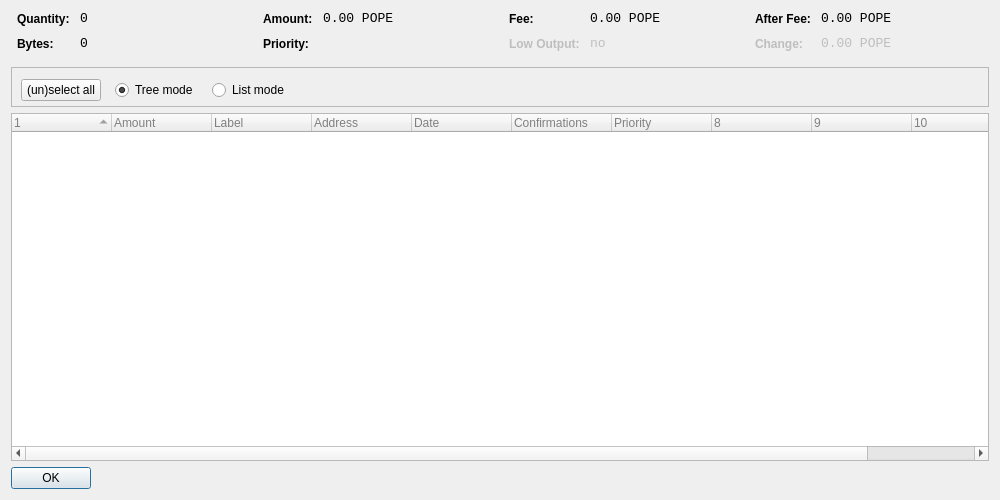
<?xml version="1.0" encoding="UTF-8"?>
<ui version="4.0">
 <class>CoinControlDialog</class>
 <widget class="QDialog" name="CoinControlDialog">
  <property name="geometry">
   <rect>
    <x>0</x>
    <y>0</y>
    <width>1000</width>
    <height>500</height>
   </rect>
  </property>
  <property name="windowTitle">
   <string>Coin Control</string>
  </property>
  <layout class="QVBoxLayout" name="verticalLayout">
   <item>
    <layout class="QHBoxLayout" name="horizontalLayoutTop" stretch="0,0,0,0">
     <property name="topMargin">
      <number>0</number>
     </property>
     <property name="bottomMargin">
      <number>10</number>
     </property>
     <item>
      <layout class="QFormLayout" name="formLayoutCoinControl1">
       <property name="horizontalSpacing">
        <number>10</number>
       </property>
       <property name="verticalSpacing">
        <number>10</number>
       </property>
       <property name="leftMargin">
        <number>6</number>
       </property>
       <property name="rightMargin">
        <number>6</number>
       </property>
       <item row="0" column="0">
        <widget class="QLabel" name="labelCoinControlQuantityText">
         <property name="styleSheet">
          <string notr="true">font-weight:bold;</string>
         </property>
         <property name="text">
          <string>Quantity:</string>
         </property>
        </widget>
       </item>
       <item row="0" column="1">
        <widget class="QLabel" name="labelCoinControlQuantity">
         <property name="font">
          <font>
           <family>Monospace</family>
           <pointsize>10</pointsize>
          </font>
         </property>
         <property name="cursor">
          <cursorShape>IBeamCursor</cursorShape>
         </property>
         <property name="contextMenuPolicy">
          <enum>Qt::ActionsContextMenu</enum>
         </property>
         <property name="text">
          <string notr="true">0</string>
         </property>
         <property name="textInteractionFlags">
          <set>Qt::LinksAccessibleByMouse|Qt::TextSelectableByKeyboard|Qt::TextSelectableByMouse</set>
         </property>
        </widget>
       </item>
       <item row="1" column="0">
        <widget class="QLabel" name="labelCoinControlBytesText">
         <property name="styleSheet">
          <string notr="true">font-weight:bold;</string>
         </property>
         <property name="text">
          <string>Bytes:</string>
         </property>
        </widget>
       </item>
       <item row="1" column="1">
        <widget class="QLabel" name="labelCoinControlBytes">
         <property name="font">
          <font>
           <family>Monospace</family>
           <pointsize>10</pointsize>
          </font>
         </property>
         <property name="cursor">
          <cursorShape>IBeamCursor</cursorShape>
         </property>
         <property name="contextMenuPolicy">
          <enum>Qt::ActionsContextMenu</enum>
         </property>
         <property name="text">
          <string notr="true">0</string>
         </property>
         <property name="textInteractionFlags">
          <set>Qt::LinksAccessibleByMouse|Qt::TextSelectableByKeyboard|Qt::TextSelectableByMouse</set>
         </property>
        </widget>
       </item>
      </layout>
     </item>
     <item>
      <layout class="QFormLayout" name="formLayoutCoinControl2">
       <property name="horizontalSpacing">
        <number>10</number>
       </property>
       <property name="verticalSpacing">
        <number>10</number>
       </property>
       <property name="leftMargin">
        <number>6</number>
       </property>
       <property name="rightMargin">
        <number>6</number>
       </property>
       <item row="0" column="0">
        <widget class="QLabel" name="labelCoinControlAmountText">
         <property name="styleSheet">
          <string notr="true">font-weight:bold;</string>
         </property>
         <property name="text">
          <string>Amount:</string>
         </property>
        </widget>
       </item>
       <item row="0" column="1">
        <widget class="QLabel" name="labelCoinControlAmount">
         <property name="font">
          <font>
           <family>Monospace</family>
           <pointsize>10</pointsize>
          </font>
         </property>
         <property name="cursor">
          <cursorShape>IBeamCursor</cursorShape>
         </property>
         <property name="contextMenuPolicy">
          <enum>Qt::ActionsContextMenu</enum>
         </property>
         <property name="text">
          <string notr="true">0.00 POPE</string>
         </property>
         <property name="textInteractionFlags">
          <set>Qt::LinksAccessibleByMouse|Qt::TextSelectableByKeyboard|Qt::TextSelectableByMouse</set>
         </property>
        </widget>
       </item>
       <item row="1" column="0">
        <widget class="QLabel" name="labelCoinControlPriorityText">
         <property name="styleSheet">
          <string notr="true">font-weight:bold;</string>
         </property>
         <property name="text">
          <string>Priority:</string>
         </property>
        </widget>
       </item>
       <item row="1" column="1">
        <widget class="QLabel" name="labelCoinControlPriority">
         <property name="font">
          <font>
           <family>Monospace</family>
           <pointsize>10</pointsize>
          </font>
         </property>
         <property name="cursor">
          <cursorShape>IBeamCursor</cursorShape>
         </property>
         <property name="contextMenuPolicy">
          <enum>Qt::ActionsContextMenu</enum>
         </property>
         <property name="text">
          <string/>
         </property>
         <property name="textInteractionFlags">
          <set>Qt::LinksAccessibleByMouse|Qt::TextSelectableByKeyboard|Qt::TextSelectableByMouse</set>
         </property>
        </widget>
       </item>
      </layout>
     </item>
     <item>
      <layout class="QFormLayout" name="formLayoutCoinControl3">
       <property name="horizontalSpacing">
        <number>10</number>
       </property>
       <property name="verticalSpacing">
        <number>10</number>
       </property>
       <property name="leftMargin">
        <number>6</number>
       </property>
       <property name="rightMargin">
        <number>6</number>
       </property>
       <item row="0" column="0">
        <widget class="QLabel" name="labelCoinControlFeeText">
         <property name="styleSheet">
          <string notr="true">font-weight:bold;</string>
         </property>
         <property name="text">
          <string>Fee:</string>
         </property>
        </widget>
       </item>
       <item row="0" column="1">
        <widget class="QLabel" name="labelCoinControlFee">
         <property name="font">
          <font>
           <family>Monospace</family>
           <pointsize>10</pointsize>
          </font>
         </property>
         <property name="cursor">
          <cursorShape>IBeamCursor</cursorShape>
         </property>
         <property name="contextMenuPolicy">
          <enum>Qt::ActionsContextMenu</enum>
         </property>
         <property name="text">
          <string notr="true">0.00 POPE</string>
         </property>
         <property name="textInteractionFlags">
          <set>Qt::LinksAccessibleByMouse|Qt::TextSelectableByKeyboard|Qt::TextSelectableByMouse</set>
         </property>
        </widget>
       </item>
       <item row="1" column="0">
        <widget class="QLabel" name="labelCoinControlLowOutputText">
         <property name="enabled">
          <bool>false</bool>
         </property>
         <property name="styleSheet">
          <string notr="true">font-weight:bold;</string>
         </property>
         <property name="text">
          <string>Low Output:</string>
         </property>
        </widget>
       </item>
       <item row="1" column="1">
        <widget class="QLabel" name="labelCoinControlLowOutput">
         <property name="enabled">
          <bool>false</bool>
         </property>
         <property name="font">
          <font>
           <family>Monospace</family>
           <pointsize>10</pointsize>
          </font>
         </property>
         <property name="cursor">
          <cursorShape>IBeamCursor</cursorShape>
         </property>
         <property name="contextMenuPolicy">
          <enum>Qt::ActionsContextMenu</enum>
         </property>
         <property name="text">
          <string notr="true">no</string>
         </property>
         <property name="textInteractionFlags">
          <set>Qt::LinksAccessibleByMouse|Qt::TextSelectableByKeyboard|Qt::TextSelectableByMouse</set>
         </property>
        </widget>
       </item>
      </layout>
     </item>
     <item>
      <layout class="QFormLayout" name="formLayoutCoinControl4">
       <property name="horizontalSpacing">
        <number>10</number>
       </property>
       <property name="verticalSpacing">
        <number>10</number>
       </property>
       <property name="leftMargin">
        <number>6</number>
       </property>
       <property name="rightMargin">
        <number>6</number>
       </property>
       <item row="0" column="0">
        <widget class="QLabel" name="labelCoinControlAfterFeeText">
         <property name="styleSheet">
          <string notr="true">font-weight:bold;</string>
         </property>
         <property name="text">
          <string>After Fee:</string>
         </property>
        </widget>
       </item>
       <item row="0" column="1">
        <widget class="QLabel" name="labelCoinControlAfterFee">
         <property name="font">
          <font>
           <family>Monospace</family>
           <pointsize>10</pointsize>
          </font>
         </property>
         <property name="cursor">
          <cursorShape>IBeamCursor</cursorShape>
         </property>
         <property name="contextMenuPolicy">
          <enum>Qt::ActionsContextMenu</enum>
         </property>
         <property name="text">
          <string notr="true">0.00 POPE</string>
         </property>
         <property name="textInteractionFlags">
          <set>Qt::LinksAccessibleByMouse|Qt::TextSelectableByKeyboard|Qt::TextSelectableByMouse</set>
         </property>
        </widget>
       </item>
       <item row="1" column="0">
        <widget class="QLabel" name="labelCoinControlChangeText">
         <property name="enabled">
          <bool>false</bool>
         </property>
         <property name="styleSheet">
          <string notr="true">font-weight:bold;</string>
         </property>
         <property name="text">
          <string>Change:</string>
         </property>
        </widget>
       </item>
       <item row="1" column="1">
        <widget class="QLabel" name="labelCoinControlChange">
         <property name="enabled">
          <bool>false</bool>
         </property>
         <property name="font">
          <font>
           <family>Monospace</family>
           <pointsize>10</pointsize>
          </font>
         </property>
         <property name="cursor">
          <cursorShape>IBeamCursor</cursorShape>
         </property>
         <property name="contextMenuPolicy">
          <enum>Qt::ActionsContextMenu</enum>
         </property>
         <property name="text">
          <string notr="true">0.00 POPE</string>
         </property>
         <property name="textInteractionFlags">
          <set>Qt::LinksAccessibleByMouse|Qt::TextSelectableByKeyboard|Qt::TextSelectableByMouse</set>
         </property>
        </widget>
       </item>
      </layout>
     </item>
    </layout>
   </item>
   <item>
    <widget class="QFrame" name="frame">
     <property name="minimumSize">
      <size>
       <width>182</width>
       <height>40</height>
      </size>
     </property>
     <property name="frameShape">
      <enum>QFrame::StyledPanel</enum>
     </property>
     <property name="frameShadow">
      <enum>QFrame::Sunken</enum>
     </property>
     <widget class="QWidget" name="horizontalLayoutWidget">
      <property name="geometry">
       <rect>
        <x>10</x>
        <y>0</y>
        <width>781</width>
        <height>47</height>
       </rect>
      </property>
      <layout class="QHBoxLayout" name="horizontalLayoutPanel" stretch="0,0,0,0">
       <property name="spacing">
        <number>14</number>
       </property>
       <item>
        <widget class="QPushButton" name="pushButtonSelectAll">
         <property name="sizePolicy">
          <sizepolicy hsizetype="Maximum" vsizetype="Fixed">
           <horstretch>0</horstretch>
           <verstretch>0</verstretch>
          </sizepolicy>
         </property>
         <property name="text">
          <string>(un)select all</string>
         </property>
        </widget>
       </item>
       <item>
        <widget class="QRadioButton" name="radioTreeMode">
         <property name="sizePolicy">
          <sizepolicy hsizetype="Maximum" vsizetype="Fixed">
           <horstretch>0</horstretch>
           <verstretch>0</verstretch>
          </sizepolicy>
         </property>
         <property name="text">
          <string>Tree mode</string>
         </property>
         <property name="checked">
          <bool>true</bool>
         </property>
        </widget>
       </item>
       <item>
        <widget class="QRadioButton" name="radioListMode">
         <property name="sizePolicy">
          <sizepolicy hsizetype="Maximum" vsizetype="Fixed">
           <horstretch>0</horstretch>
           <verstretch>0</verstretch>
          </sizepolicy>
         </property>
         <property name="text">
          <string>List mode</string>
         </property>
        </widget>
       </item>
       <item>
        <spacer name="horizontalSpacer">
         <property name="orientation">
          <enum>Qt::Horizontal</enum>
         </property>
         <property name="sizeHint" stdset="0">
          <size>
           <width>40</width>
           <height>20</height>
          </size>
         </property>
        </spacer>
       </item>
      </layout>
     </widget>
    </widget>
   </item>
   <item>
    <widget class="CoinControlTreeWidget" name="treeWidget">
     <property name="contextMenuPolicy">
      <enum>Qt::CustomContextMenu</enum>
     </property>
     <property name="styleSheet">
      <string notr="true">QFrame {
	color: grey;

}</string>
     </property>
     <property name="sortingEnabled">
      <bool>false</bool>
     </property>
     <property name="columnCount">
      <number>11</number>
     </property>
     <attribute name="headerShowSortIndicator" stdset="0">
      <bool>true</bool>
     </attribute>
     <attribute name="headerStretchLastSection">
      <bool>false</bool>
     </attribute>
     <column>
      <property name="text">
       <string/>
      </property>
     </column>
     <column>
      <property name="text">
       <string>Amount</string>
      </property>
     </column>
     <column>
      <property name="text">
       <string>Label</string>
      </property>
     </column>
     <column>
      <property name="text">
       <string>Address</string>
      </property>
     </column>
     <column>
      <property name="text">
       <string>Date</string>
      </property>
     </column>
     <column>
      <property name="text">
       <string>Confirmations</string>
      </property>
      <property name="toolTip">
       <string>Confirmed</string>
      </property>
     </column>
     <column>
      <property name="text">
       <string>Priority</string>
      </property>
     </column>
     <column>
      <property name="text">
       <string/>
      </property>
     </column>
     <column>
      <property name="text">
       <string/>
      </property>
     </column>
     <column>
      <property name="text">
       <string/>
      </property>
     </column>
     <column>
      <property name="text">
       <string/>
      </property>
     </column>
    </widget>
   </item>
   <item>
    <widget class="QDialogButtonBox" name="buttonBox">
     <property name="sizePolicy">
      <sizepolicy hsizetype="Maximum" vsizetype="Fixed">
       <horstretch>0</horstretch>
       <verstretch>0</verstretch>
      </sizepolicy>
     </property>
     <property name="orientation">
      <enum>Qt::Horizontal</enum>
     </property>
     <property name="standardButtons">
      <set>QDialogButtonBox::Ok</set>
     </property>
    </widget>
   </item>
  </layout>
 </widget>
 <customwidgets>
  <customwidget>
   <class>CoinControlTreeWidget</class>
   <extends>QTreeWidget</extends>
   <header>coincontroltreewidget.h</header>
  </customwidget>
 </customwidgets>
 <resources/>
 <connections/>
</ui>
